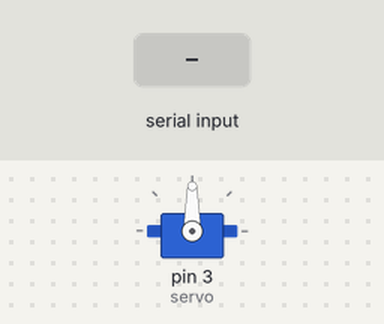
Bench run of a sketch on a simulated Arduino Uno, built with avr-gcc and run on an emulated ATmega328P. On the bench: servo. The inputs (shaded band) are chosen by the test bench. What the sketch prints to the serial monitor is not drawn.

Above: at 2.3 s.
2.4 s: "30,150\n" received over Serial
At 3.9 s:
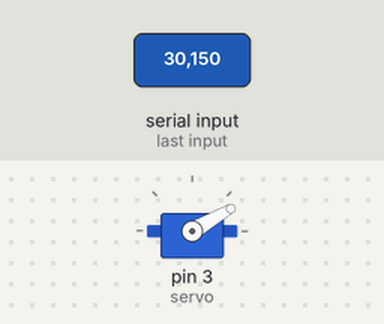
4.9 s: "5\n" received over Serial
At 6.9 s:
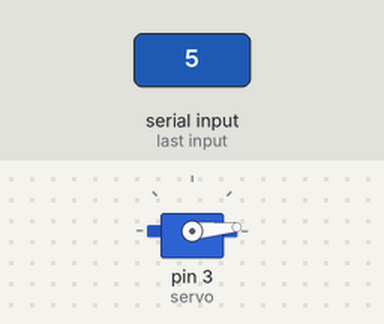
7.3 s: "200\n" received over Serial
At 8.8 s:
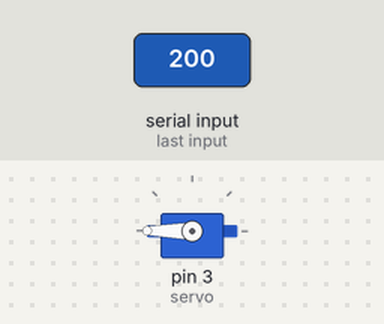
9.8 s: "90,45\n" received over Serial
At 11.9 s:
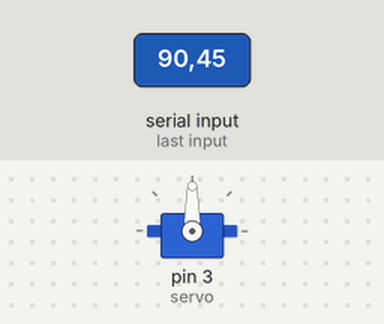
Timing chart, 0 to 13.2 s (numbered marks = the images above; inputs shaded):
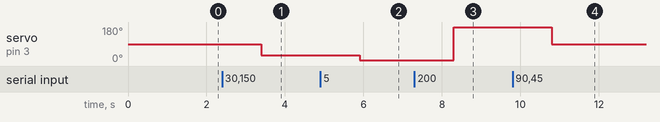

Measured:
- after the input at 2.4 s, servo on pin 3 (servo): 90° → 30° after 1.0 s
- after the input at 4.9 s, servo on pin 3 (servo): 30° → 5° after 1.0 s
- after the input at 7.3 s, servo on pin 3 (servo): 5° → 180° after 1.0 s
- after the input at 9.8 s, servo on pin 3 (servo): 180° → 90° after 1.0 s

The sketch:

sample-Motor-Servo.ino
```cpp
//------------------------------------------------------------------------------
// 配線：茶色 GND
// 　オレンジ VCC（4.8V）
// 　　　黄色 信号
//
// ※SG90,SG92使用：制御角 0～180度、速度0.1秒=60度
//------------------------------------------------------------------------------

#include <Servo.h>

Servo servo;

void setup() {
  Serial.begin(115200);
  delay(100);
  Serial.println("\nStart\n");

  servo.attach(3);
  servo.write(90);
  delay(1000);
}

void loop() {
  if (Serial.available()) {
    String str = Serial.readString();
    servo.write(str.toInt());
  }
}
```
